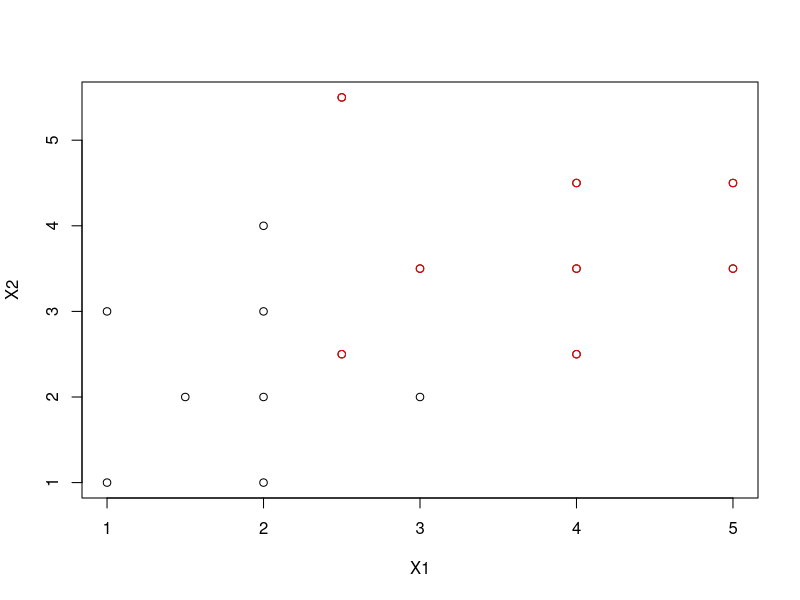
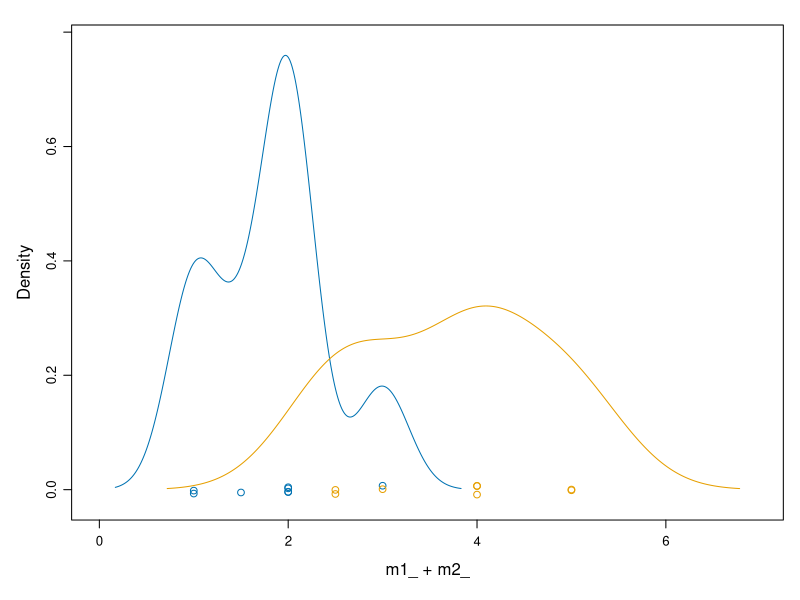
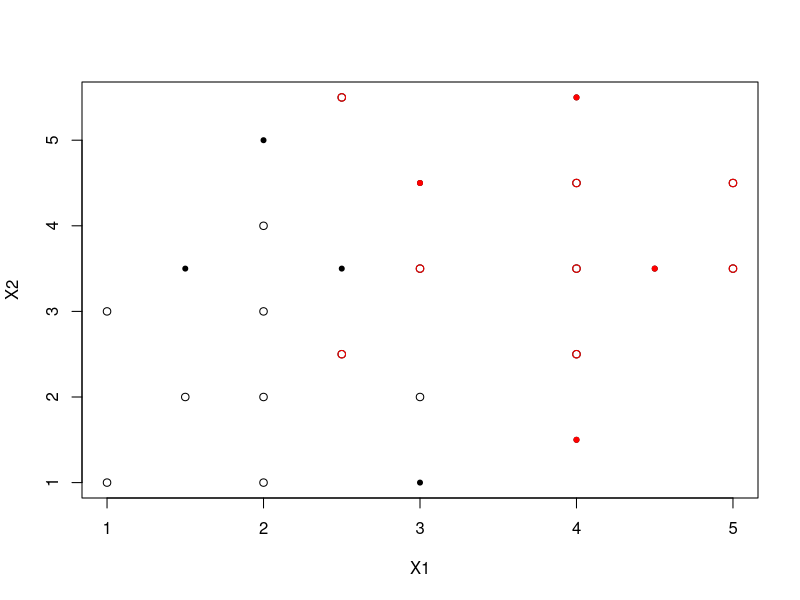

Generate these figures, in order, with R:
## ---- chunk 1
library(pracma)
library(MASS)
library(class)
library(lattice)
library(ggplot2)
rm(list=ls())
## ---- chunk 2
# prepare data
X1 = c(1,1,1.5,2,2,2,2,3,2.5,2.5,3,4,4,4,5,5)
X2 = c(1,3,2,1,2,3,4,2,2.5,5.5,3.5,2.5,3.5,4.5,3.5,4.5)
Y = c(1,1,1,1,1,1,1,1,2,2,2,2,2,2,2,2)
m = data.frame(cbind(X1,X2,Y))

plot(m[,1:2])
points(m[Y==2,1:2], col='red')
## ---- chunk 3
print(rbind(X1,Y))
## ---- chunk 4
# split data to easiy access the different classes
# m1 are all the 2D points in class 1, m2 are the 2D points in class 2
m1 = m[m$Y==1,1:2]
m2 = m[m$Y==2,1:2]
n = dim(m)[1]
n1 = dim(m1)[1]
n2 = dim(m2)[1]

# p values are the priors (the probability that one element belongs to a given class k)
p = as.matrix(c(n1/n, n2/n))

# m1_ and m2_ represent our observations in 1D (using only the X1 values)
m1_ = m1[,1]
m2_ = m2[,1]
## ---- chunk 5
# calculate means for m1_ and m2_
mu1 = mean(m1_)
mu2 = mean(m2_)

# calculate pooled variance
s1 = sum((m1_-mu1)^2)/(n1-1)
s2 = sum((m2_-mu2)^2)/(n2-1)
sigmasq = ((n1-1)*s1 + (n2-1)*s2)/(n-2)

# pi_k values have already been calculated as p[k] before
cat("mu_1 =",mu1,",mu_2 =",mu2,",sigmasq =",sigmasq,",p_1 = p_2 = 0.5")
## ---- chunk 6
a1 = mu1/sigmasq
a2 = mu2/sigmasq
b1 = log(p[1]) - mu1^2/(2*sigmasq)
b2 = log(p[2]) - mu2^2/(2*sigmasq)

cat("delta_1(x) =",a1,"x +(",b1,")
delta_2(x) =",a2,"x +(",b2,")")
# the label k assigned to an observation x is the one that corresponds to the biggest delta_k(x) 
## ---- chunk 7
lbls = max.col(cbind(a1 * m[,1] + b1, a2 * m[,1] + b2))
print(lbls)
## ---- chunk 8
print(table(lbls,Y))
print(mean(lbls == Y))
## ---- chunk 9
densityplot(~m1_+m2_, scales=list(relation="free"))
## ---- chunk 10
db = (mu1 + mu2)/2
print(db)
## ---- chunk 11
# 2D case: get means
mu1 = as.matrix(colMeans(m1))
mu2 = as.matrix(colMeans(m2))

# get covariances
s1 = cov(m1)
s2 = cov(m2)

# calculate pooled covariance and its inverse
S = ((n1-1)*s1+(n2-1)*s2)/(n-2)
Si = inv(S)

# calculate deltas
deltas = cbind(as.matrix(m[,1:2]) %*% Si %*% mu1 - as.double(1/2 * t(mu1) %*% Si %*% mu1 + log(p[1])),
               as.matrix(m[,1:2]) %*% Si %*% mu2 - as.double(1/2 * t(mu2) %*% Si %*% mu2 + log(p[2])))
## ---- chunk 12
lbls = max.col(deltas)
print(lbls)
## ---- chunk 13
print(table(lbls,Y))
print(mean(lbls == Y))
## ---- chunk 14
lda.fit = lda(Y ~ X1 + X2, data=m)
lda.pred = predict(lda.fit, newdata = m[,1:2])
lda.class = lda.pred$class
print(table(lda.class,Y))
print(mean(lda.class == Y))
## ---- chunk 15
X1 = c(1.5,2,2.5,3,3,4,4,4.5)
X2 = c(3.5,5,3.5,1,4.5,1.5,5.5,3.5)
Y = c(1,1,1,1,2,2,2,2)
m.test = data.frame(cbind(X1,X2,Y))

plot(m[,1:2])
points(m[m[,3]==2,1:2], col='red')
points(m.test[,1:2],pch=20)
points(m.test[m.test[,3]==2,1:2], pch=20, col='red')
## ---- chunk 16
lda.pred = predict(lda.fit, newdata = m.test[,1:2])
lda.class = lda.pred$class
print(table(lda.class, m.test[,3]))
print(mean(lda.class == m.test[,3]))
